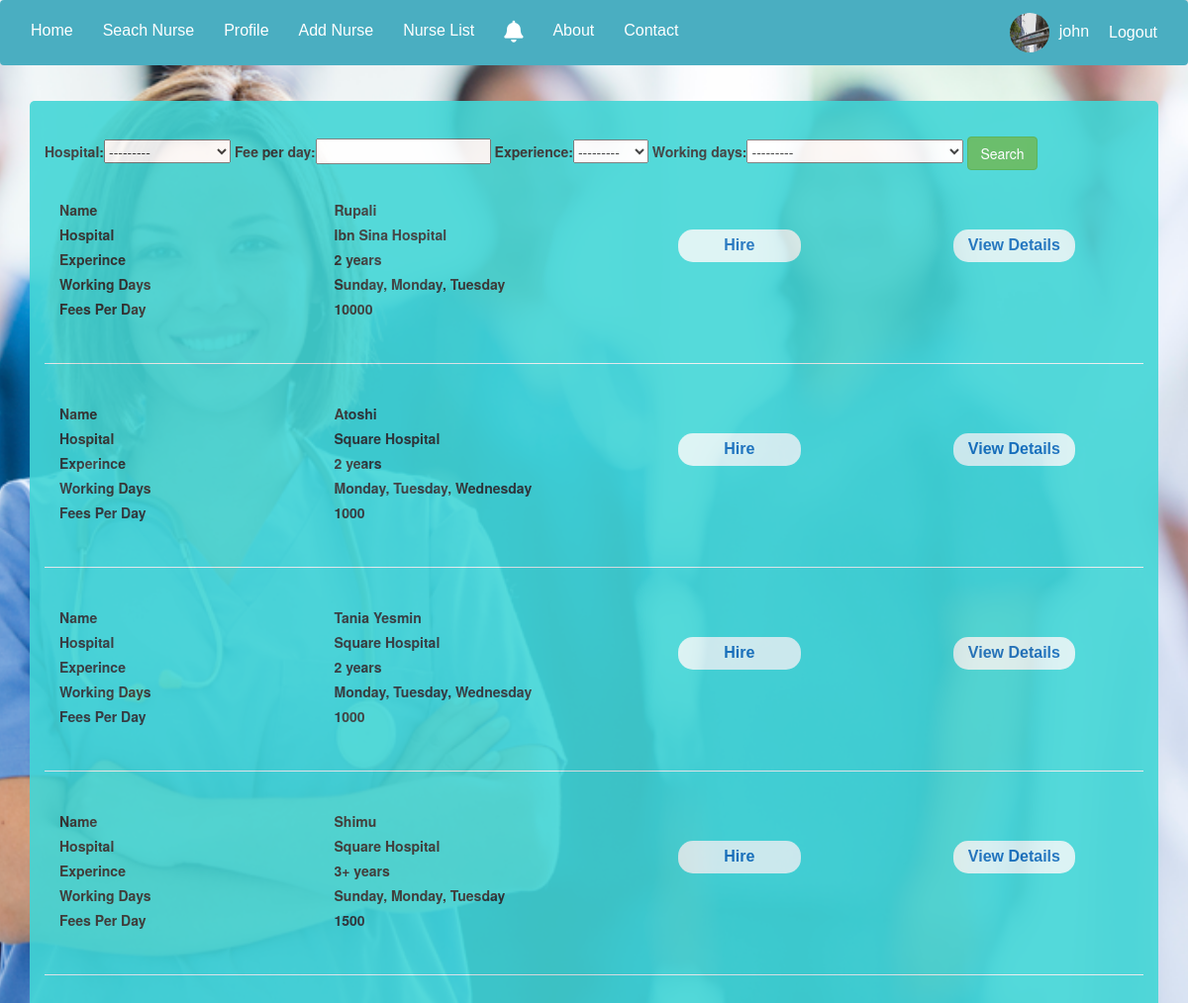
/search_nurse/ (signed in), run on the app's committed database.
### account/models.py (models this page shows, shortened)
class Hospital(models.Model):
    user = models.OneToOneField(
        User, blank=True, null=True, on_delete=models.CASCADE)
    name = models.CharField(max_length=200, null=True)
    email = models.CharField(max_length=200, null=True)
    address = models.CharField(max_length=200, null=True)
    phone = models.CharField(max_length=30, null=True)
    register_no = models.CharField(max_length=30, null=True)
    profile_pic = models.ImageField(
        default="default_pic.jpg", null=True, blank=True)
    def __str__(self):
        return self.name

class Nurse(models.Model):
    xp = (
        ('1 year', '1 year'),
        ('2 years', '2 years'),
        ('3+ years', '3+ years')
    )
    work_days = (
        ('Sunday, Monday, Tuesday', 'Sunday, Monday, Tuesday'),
        ('Monday, Tuesday, Wednesday', 'Monday, Tuesday, Wednesday'),
        ('Tuesday, Wednesday, Thrusday', 'Tuesday, Wednesday, Thrusday'),
        ('Friday, Saturday, Sunday', 'Friday, Saturday, Sunday')
    )
    Gender = (
        ('Male', 'Male'),
        ('Female', 'Female')
    )
    Qualification = (
        ('B.Sc in Nursing', 'B.Sc in Nursing'),
        ('Diploma in Nursing', 'Diploma in Nursing')
    )
    hospital = models.ForeignKey(
        Hospital, null=True, on_delete=models.CASCADE)
    name = models.CharField(max_length=200, null=True)
    email = models.CharField(max_length=200, null=True)
    address = models.CharField(max_length=200, null=True)
    phone = models.CharField(max_length=30, null=True)
    gender = models.CharField(max_length=30, null=True, choices=Gender)
    fee_per_day = models.IntegerField(null=True)
    experience = models.CharField(max_length=30, null=True, choices=xp)
    working_days = models.CharField(
        max_length=30, null=True, choices=work_days)
    qualification = models.CharField(
        max_length=30, null=True, choices=Qualification)
    profile_pic = models.ImageField(
        default="default_pic.jpg", null=True, blank=True)

### account/views.py (the view)
# urls.py: path('search_nurse/', views.search_nurse, name='search_nurse'),
def search_nurse(request):
    nurses = Nurse.objects.all()
    myfilter = NurseFilter(request.GET, queryset=nurses)
    nurses = myfilter.qs
    context = {'nurses': nurses, 'myfilter': myfilter}
    template = 'users/search_nurse.html'
    return render(request, template, context)

### account/templates/users/search_nurse.html (shortened to what this page needs)
{% extends 'users/main.html' %}
{% block content %}
<div class="container emp-profile">
    <div class="row" style="margin-bottom: 30px;">
        <div class="col-md-12">
            <form action="" methon="get">
                {{myfilter.form}}
                <button class="btn btn-success" type="submit">Search</button>
            </form>
        </div>
    </div>
    {% for nurse in nurses %}
    <div class="row">
        <div class="col-md-12">
            <div class="col-md-6">
                <div class="row">
                    <div class="col-md-6">
                        <label>Name</label>
                    </div>
                    <div class="col-md-6">
                        <label>{{nurse.name}}</label>
                    </div>
                </div>
                <div class="row">
                    <div class="col-md-6">
                        <label>Hospital</label>
                    </div>
                    <div class="col-md-6">
                        <label>{{nurse.hospital}}</label>
                    </div>
                </div>
                <div class="row">
                    <div class="col-md-6">
                        <label>Experince</label>
                    </div>
                    <div class="col-md-6">
                        <label>{{nurse.experience}}</label>
                    </div>
                </div>
                <div class="row">
                    <div class="col-md-6">
                        <label>Working Days</label>
                    </div>
                    <div class="col-md-6">
                        <label>{{nurse.working_days}}</label>
                    </div>
                </div>
                <div class="row">
                    <div class="col-md-6">
                        <label>Fees Per Day</label>
                    </div>
                    <div class="col-md-6">
                        <label>{{nurse.fee_per_day}}</label>
                    </div>
                </div>
            </div>
            <div class="col-md-3    ">
                <a href="{% url 'hire_nurse' nurse.id %}"><input type="submit" class="profile-edit-btn"
                        name="btnAddMore" value="Hire" /></a>
            </div>
            <div class="col-md-3">
                <a href="{% url 'nurse_details' nurse.id %}"><input type="submit" class="profile-edit-btn"
                        name="btnAddMore" value="View Details" /></a>
            </div>
        </div>
    </div>
    <hr>
    {% endfor %}
</div>
{% endblock %}

### account/templates/users/navber.html (shortened to what this page needs)
{% load static %}
<nav class="navbar navbar-expand-lg navbar-dark back-color">
    <div class="collapse navbar-collapse" id="navbarNav">
        <ul class="navbar-nav">
            <li class="nav-item active">
                <a class="nav-link" href="{% url 'dashboard'%}">Home</a>
            <li class="nav-item active">
            <li class="nav-item active">
                <a class="nav-link" href="{% url 'search_nurse'%}">Seach Nurse</a>
            </li>
            {% if user.groups.all.0.name == "hospital"%}
            <li class="nav-item active">
                <a class="nav-link" href="{% url 'hospital_profile'%}">Profile</a>
            </li>
            <li class="nav-item active">
                <a class="nav-link" href="{% url 'add_nurse' %}">Add Nurse</a>
            </li>
            <li class="nav-item active">
                <a class="nav-link" href="{% url 'nurse_list'%}">Nurse List</a>
            </li>
            <li class="nav-item active">
                <a class="nav-link" href="{% url 'hire_noti'%}"><i class="fas fa-bell" style="font-size: 22px;"></i>
                    </a>
            </li>
            {% endif %}
            <li>
                <a class="nav-link active" href="">About</a>
            </li>
            <li class="nav-item active">
                <a class="nav-link" href="">Contact</a>
            </li>
        </ul>
    </div>
    {% if request.user.is_authenticated %}
    {% if user.groups.all.0.name == "patient"%}
    <span class="hello-msg">
        <a href="{% url 'patient_profile' %}" style="text-decoration: none; margin-right: 0px;">
            <img style="width: 40px;height: 40px;border-radius:50%;" src="{{request.user.patient.profile_pic.url}}">
            {{request.user}}
        </a>
    </span>
    {% else %}
    <span class="hello-msg">
        <a href="{% url 'hospital_profile' %}" style="text-decoration: none; margin-right: 0px;">
            <img style="width: 40px;height: 40px;border-radius:50%; margin-right: 5px;"
                src="{{request.user.hospital.profile_pic.url}}" alt="">
            {{request.user}}
        </a>
    </span>
    {% endif %}
    <span><a class="hello-msg" href="{% url 'logout_user' %}">Logout</a></span>
    {% else %}
    <span><a class="hello-msg" href="{% url 'register_select' %}">SignUp /</a></span>
    <span><a class="hello-msg" href="{% url 'login' %}">/ SignIn</a></span>
    {% endif %}
</nav>

### static/css/main.css (style rules this page uses)
.back-color { background: #4AAEC1; }
.bg { height: 100%; background-position: center; background-repeat: no-repeat; background-size: cover; }
body { background: -webkit-linear-gradient(left, #3931af, #00c6ff); }
.emp-profile { padding: 3%; margin-top: 3%; margin-bottom: 3%; border-radius: 0.5rem; background: #fff; }
.profile-edit-btn { border: none; border-radius: 1.5rem; width: 50%; padding: 2%; font-weight: 600; color: #136cbb; cursor: pointer; margin-top: 30px; margin-left: 70px; background-color: #dbf3f3; }

### account/templates/users/main.html (style rules this page uses)
body, html { height: 100%; }

### account/templates/users/navber.html (style rules this page uses)
.hello-msg, a { font-size: 16px; color: #fff; margin-right: 20px; font-family: Arial, Helvetica, sans-serif }

### account/templates/users/search_nurse.html (style rules this page uses)
.container { background-color: rgb(67, 214, 214); opacity: .9; }

### data on the page
Nurse: name "Rupali", hospital "Ibn Sina Hospital", experience "2 years", working_days "Sunday, Monday, Tuesday", fee_per_day "10000"
Nurse: name "Atoshi", hospital "Square Hospital", experience "2 years", working_days "Monday, Tuesday, Wednesday", fee_per_day "1000"
Nurse: name "Tania Yesmin", hospital "Square Hospital", experience "2 years", working_days "Monday, Tuesday, Wednesday", fee_per_day "1000"
Nurse: name "Shimu", hospital "Square Hospital", experience "3+ years", working_days "Sunday, Monday, Tuesday", fee_per_day "1500"

### other printed values
{{ request.user }} "john"
